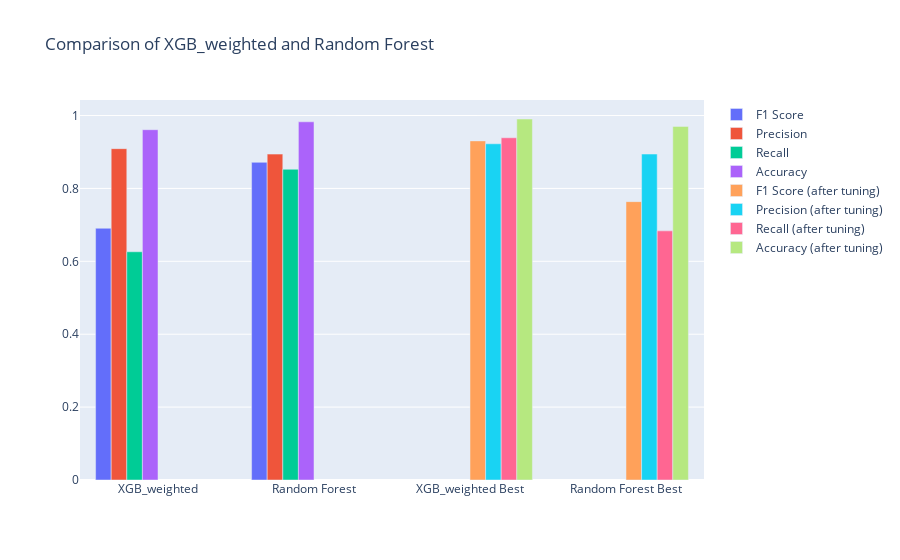

Notebook code for this chart:
### Markdown cell above
### COMPARISON

### Code cell
# Plot comparison of the two models
fig = plt.subplots(figsize=(10, 10))
trace_data = []
f1_score_xgb = metrics.f1_score(y_test, y_pred_xgb_weight, average='macro')
f1_score_random_forest = metrics.f1_score(y_test, y_pred_random_forest, average='macro')
precision_xgb = metrics.precision_score(y_test, y_pred_xgb_weight, average='macro')
precision_random_forest = metrics.precision_score(y_test, y_pred_random_forest, average='macro')
recall_xgb = metrics.recall_score(y_test, y_pred_xgb_weight, average='macro')
recall_random_forest = metrics.recall_score(y_test, y_pred_random_forest, average='macro')
accuracy_xgb = metrics.accuracy_score(y_test, y_pred_xgb_weight)
accuracy_random_forest = metrics.accuracy_score(y_test, y_pred_random_forest)
f1_score_best_xgb = metrics.f1_score(y_test, y_decision_fn, average='macro')
f1_score_best_random_forest = metrics.f1_score(y_test, y_decision_fn_rf, average='macro')
precision_best_xgb = metrics.precision_score(y_test, y_decision_fn, average='macro')
precision_best_random_forest = metrics.precision_score(y_test, y_decision_fn_rf, average='macro')
recall_best_xgb = metrics.recall_score(y_test, y_decision_fn, average='macro')
recall_best_random_forest = metrics.recall_score(y_test, y_decision_fn_rf, average='macro')
accuracy_best_xgb = metrics.accuracy_score(y_test, y_decision_fn)
accuracy_best_random_forest = metrics.accuracy_score(y_test, y_decision_fn_rf)
trace_data.append(px.Bar(x=['XGB_weighted', 'Random Forest'], y=[f1_score_xgb, f1_score_random_forest], name='F1 Score'))
trace_data.append(px.Bar(x=['XGB_weighted', 'Random Forest'], y=[precision_xgb, precision_random_forest], name='Precision'))
trace_data.append(px.Bar(x=['XGB_weighted', 'Random Forest'], y=[recall_xgb, recall_random_forest], name='Recall'))
trace_data.append(px.Bar(x=['XGB_weighted', 'Random Forest'], y=[accuracy_xgb, accuracy_random_forest], name='Accuracy'))
trace_data.append(px.Bar(x=['XGB_weighted Best', 'Random Forest Best'], y=[f1_score_best_xgb, f1_score_best_random_forest], name='F1 Score (after tuning)'))
trace_data.append(px.Bar(x=['XGB_weighted Best', 'Random Forest Best'], y=[precision_best_xgb, precision_best_random_forest], name='Precision (after tuning)'))
trace_data.append(px.Bar(x=['XGB_weighted Best', 'Random Forest Best'], y=[recall_best_xgb, recall_best_random_forest], name='Recall (after tuning)'))
trace_data.append(px.Bar(x=['XGB_weighted Best', 'Random Forest Best'], y=[accuracy_best_xgb, accuracy_best_random_forest], name='Accuracy (after tuning)'))
layout = px.Layout(title='Comparison of XGB_weighted and Random Forest', barmode='group')
fig = px.Figure(data=trace_data, layout=layout)
fig.show()

### Figure 1 — Plotly figure (JSON) as saved in the notebook; plotly's stock layout.template omitted (floating-point values rounded to 4 significant figures)
{"data": [{"name": "F1 Score", "type": "bar", "x": ["XGB_weighted", "Random Forest"], "y": [0.6907, 0.8716]}, {"name": "Precision", "type": "bar", "x": ["XGB_weighted", "Random Forest"], "y": [0.9091, 0.8941]}, {"name": "Recall", "type": "bar", "x": ["XGB_weighted", "Random Forest"], "y": [0.6262, 0.8525]}, {"name": "Accuracy", "type": "bar", "x": ["XGB_weighted", "Random Forest"], "y": [0.9611, 0.9828]}, {"name": "F1 Score (after tuning)", "type": "bar", "x": ["XGB_weighted Best", "Random Forest Best"], "y": [0.9304, 0.7637]}, {"name": "Precision (after tuning)", "type": "bar", "x": ["XGB_weighted Best", "Random Forest Best"], "y": [0.9224, 0.8943]}, {"name": "Recall (after tuning)", "type": "bar", "x": ["XGB_weighted Best", "Random Forest Best"], "y": [0.939, 0.6836]}, {"name": "Accuracy (after tuning)", "type": "bar", "x": ["XGB_weighted Best", "Random Forest Best"], "y": [0.9904, 0.9701]}], "layout": {"barmode": "group", "title": {"text": "Comparison of XGB_weighted and Random Forest"}}}
